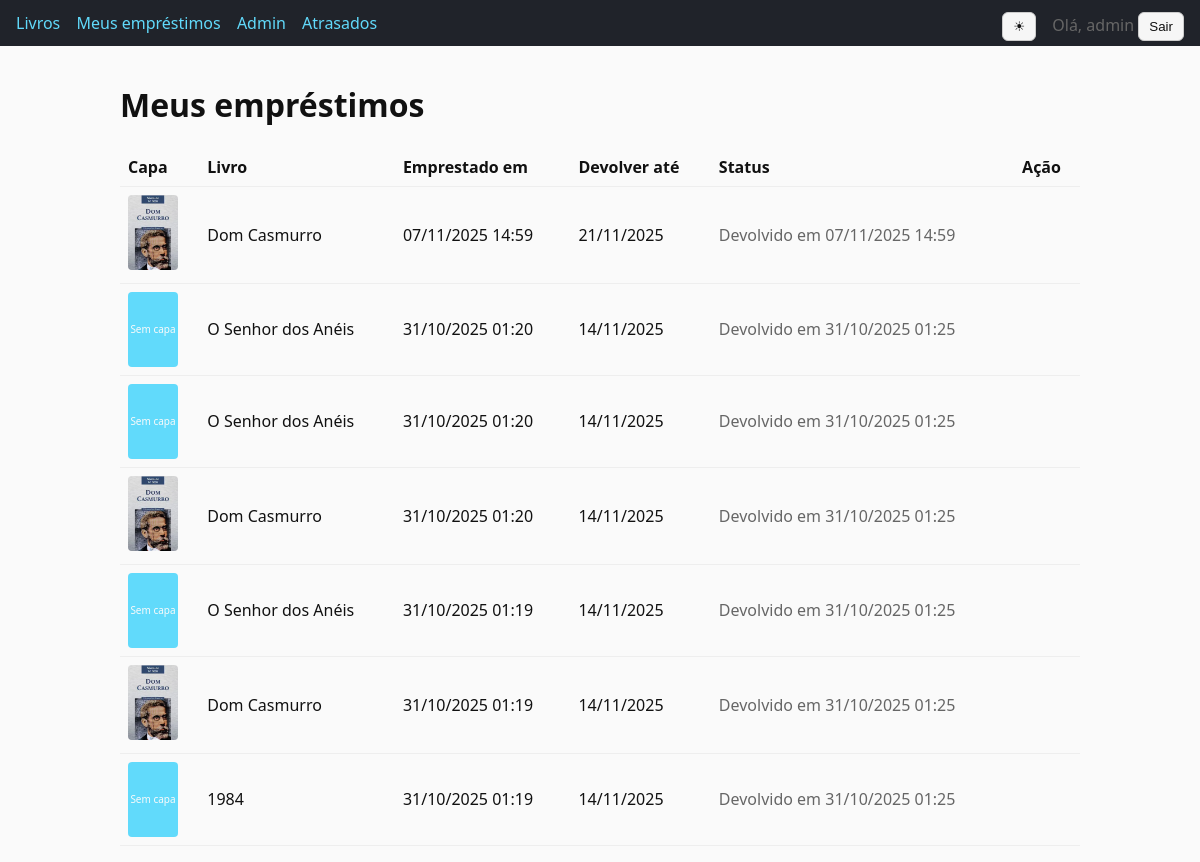
Before: /me/loans/ (signed in) with the older database file.
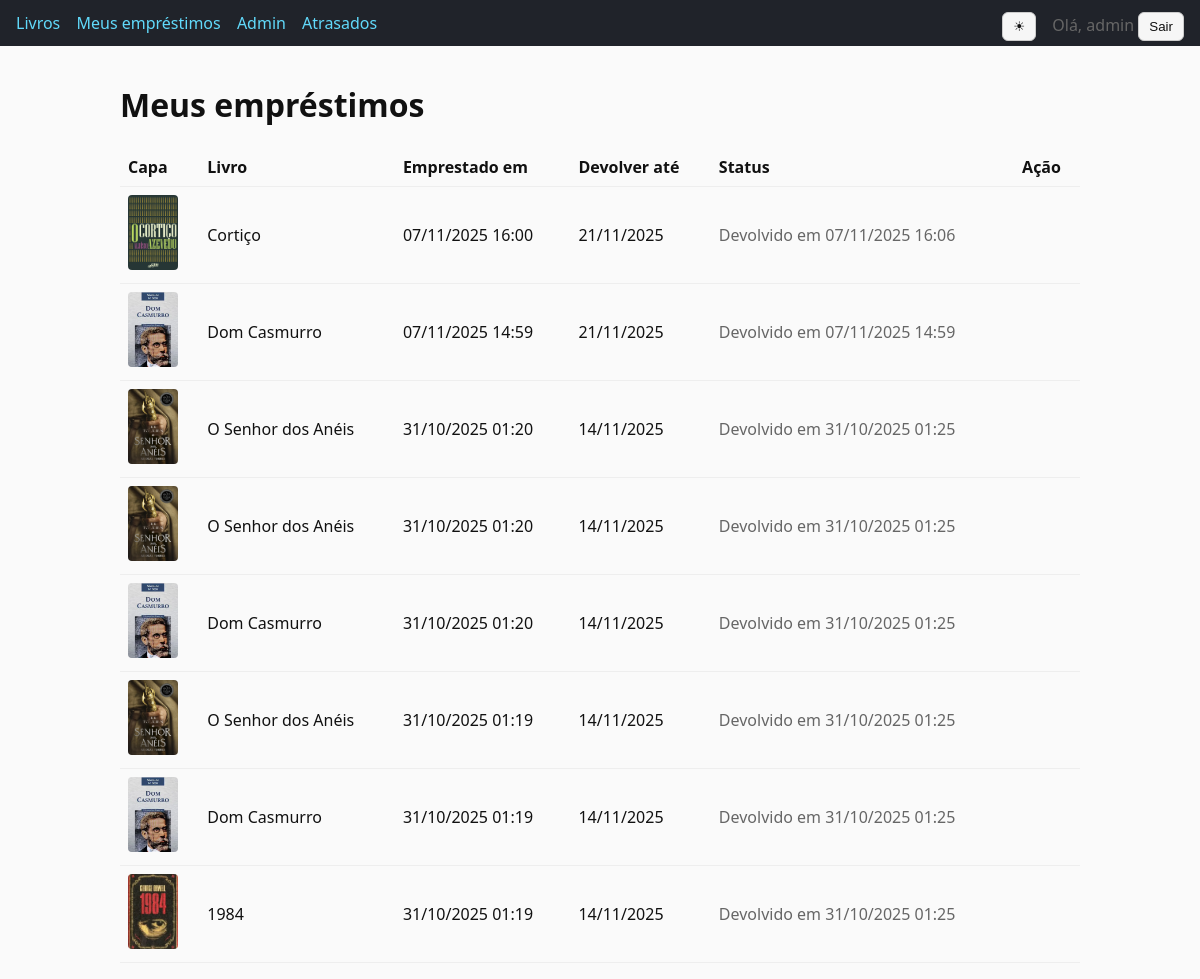
After: the same page with the newer database file.
### catalog/models.py (models this page shows, shortened)
class Loan(models.Model):
	book = models.ForeignKey(Book, on_delete=models.CASCADE, related_name="loans")
	user = models.ForeignKey(settings.AUTH_USER_MODEL, on_delete=models.CASCADE, related_name="loans")
	borrowed_at = models.DateTimeField(auto_now_add=True)
	due_date = models.DateField()
	returned_at = models.DateTimeField(null=True, blank=True)
	class Meta:
		ordering = ["-borrowed_at"]
		constraints = [
			models.CheckConstraint(
				check=Q(due_date__gte=Cast(F("borrowed_at"), output_field=models.DateField())),
				name="loan_due_after_borrowed",
			),
		]

class Book(models.Model):
	title = models.CharField(max_length=255)
	author = models.CharField(max_length=255)
	isbn = models.CharField(max_length=13, unique=True)
	copies_total = models.PositiveIntegerField(default=1)
	image = models.ImageField(upload_to='book_covers/', blank=True, null=True)
	category = models.ForeignKey(
		Category, on_delete=models.SET_NULL, null=True, blank=True, related_name="books"
	)
	language = models.CharField("Idioma", max_length=50, blank=True)
	publisher = models.CharField("Editora", max_length=150, blank=True)
	edition_year = models.IntegerField("Ano de edição", null=True, blank=True)
	series = models.CharField("Série", max_length=150, blank=True)
	subject = models.CharField("Assunto", max_length=150, blank=True)
	material = models.CharField("Material", max_length=100, blank=True)
	created_at = models.DateTimeField(auto_now_add=True)
	class Meta:
		ordering = ["title"]

### catalog/views.py (the view)
# urls.py: path("me/loans/", views.my_loans, name="my_loans"),
@login_required
def my_loans(request: HttpRequest) -> HttpResponse:
	loans = Loan.objects.filter(user=request.user).select_related("book")
	return render(request, "catalog/my_loans.html", {"loans": loans})

### templates/catalog/my_loans.html (shortened to what this page needs)
{% extends 'base.html' %}
{% block content %}
  <h1>Meus empréstimos</h1>
  {% if loans %}
    <table>
      <thead>
        <tr>
          <th>Capa</th>
          <th>Livro</th>
          <th>Emprestado em</th>
          <th>Devolver até</th>
          <th>Status</th>
          <th>Ação</th>
        </tr>
      </thead>
      <tbody>
      {% for loan in loans %}
        <tr>
          <td>
            {% if loan.book.image %}
              <img src="{{ loan.book.image.url }}" alt="Capa de {{ loan.book.title }}" style="width: 50px; height: 75px; object-fit: cover; border-radius: 4px;">
            {% else %}
              <div style="width: 50px; height: 75px; background: var(--accent); border-radius: 4px; display: flex; align-items: center; justify-content: center; color: var(--bg); font-size: 10px; text-align: center;">Sem capa</div>
            {% endif %}
          </td>
          <td>{{ loan.book.title }}</td>
          <td>{{ loan.borrowed_at|date:'d/m/Y H:i' }}</td>
          <td>{{ loan.due_date|date:'d/m/Y' }}</td>
          <td>
            {% if loan.returned_at %}
              <span class="muted">Devolvido em {{ loan.returned_at|date:'d/m/Y H:i' }}</span>
            {% elif loan.is_overdue %}
              <strong class="danger">Atrasado</strong>
            {% else %}
              <span>Ativo</span>
            {% endif %}
          </td>
          <td>
          </td>
        </tr>
      {% endfor %}
      </tbody>
    </table>
  {% else %}
    <p class="muted">Você ainda não possui empréstimos.</p>
  {% endif %}
{% endblock %}

### templates/base.html (shortened to what this page needs)
<!DOCTYPE html>
<html lang="pt-br">
<head>
</head>
<body>
  <header>
    <nav>
      <a href="{% url 'catalog:book_list' %}">Livros</a>
      <a href="{% url 'catalog:my_loans' %}">Meus empréstimos</a>
      {% if user.is_staff %}
        <a href="{% url 'admin:index' %}">Admin</a>
        <a href="{% url 'catalog:admin_overdue_loans' %}">Atrasados</a>
      {% endif %}
      <span class="right">
        <button id="theme-toggle" class="btn toggle" type="button" aria-label="Alternar tema"></button>
        {% if user.is_authenticated %}
          <span class="muted">Olá, {{ user.get_username }}</span>
          <form style="display:inline" action="{% url 'logout' %}" method="post">
            <button class="btn" type="submit">Sair</button>
          </form>
        {% else %}
          <a href="{% url 'login' %}">Entrar</a>
        {% endif %}
      </span>
    </nav>
  </header>
  <main>
    {% block content %}{% endblock %}
  </main>
</body>
</html>

### templates/base.html (style rules this page uses)
:root { --bg: #fafafa; --text: #111111; --primary: #20232a; --accent: #61dafb; --muted: #666666; --card-bg: #ffffff; --card-border: #e4e4e4; --danger: #b00020; --success: #0a7f2e; --btn-bg: #f6f6f6; --btn-border: #cccccc; --table-border: #eeeeee; }
body { font-family: system-ui, Arial, sans-serif; margin: 0; background: var(--bg); color: var(--text); }
header { background: var(--primary); color:#fff; padding:12px 16px; }
header a { color: var(--accent); text-decoration:none; margin-right:12px; }
main { padding:16px; max-width: 960px; margin: 0 auto; }
.muted { color: var(--muted); }
.btn { display:inline-block; padding:6px 10px; border:1px solid var(--btn-border); background: var(--btn-bg); color: var(--text); border-radius:6px; cursor:pointer; }
nav .right { float:right; }
table { width:100%; border-collapse: collapse; }
th, td { padding:8px; border-bottom:1px solid var(--table-border); text-align:left; }
.toggle { margin-right:12px; }

Changed rows visible on the page:
added Loan: book.image (picture), book "Cortiço", borrowed_at "07/11/2025 16:00", due_date "21/11/2025", returned_at "07/11/2025 16:06"
changed through a linked row, Loan (number 3 of 8 on the later page): book.image: picture added; no longer shows "Sem capa"
changed through a linked row, Loan (number 4 of 8 on the later page): book.image: picture added; no longer shows "Sem capa"
changed through a linked row, Loan (number 6 of 8 on the later page): book.image: picture added; no longer shows "Sem capa"
changed through a linked row, Loan (number 8 of 8 on the later page): book.image: picture added; no longer shows "Sem capa"
